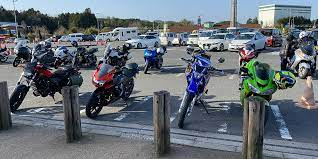
#> input picture images/bikes.png, 318 x 159 px
$ python main.py --image ../images/bikes.png --clusters 3   (older library calls are emulated)
#> lines starting #> are read from the running program, lines starting #| are printed output that depends on the picture
### img_quantisation/utils.py
import cv2
import numpy as np
from sklearn.cluster import MiniBatchKMeans

def quantizer(clusters: int, img_path: str) -> None:
    """Quantizes an image based on a colour palette that K-means creates
    and saves the quantized image on the disk

    Args:
        clusters (int): The number of the clusters i.e. the number of colours
        img_path (str): The path of the input image
    """
#> called with clusters = 3, img_path = '../images/bikes.png'
    # Load the image
    image = cv2.imread(img_path)
#> image is the input picture: shape (159, 318, 3); mean B, G, R 117.6, 109.5, 101.2
    h, w = image.shape[:2]
#> h = 159; w = 318

    # Conversion to L*a*b* gamut for perptual meaning
    image = cv2.cvtColor(image, cv2.COLOR_BGR2LAB)
#> image: shape (159, 318, 3); mean of channels 0, 1, 2 114.5, 127.3, 122.6

    # reshape the image into a feature vector for k-means
    image = image.reshape((image.shape[0] * image.shape[1], 3))

    # Apply K-means and create the quantized image
    clf = MiniBatchKMeans(n_clusters = clusters)
    labels = clf.fit_predict(image)
    quantized = clf.cluster_centers_.astype("uint8")[labels]

    # Reshape the feature vectors to back to images
    quantized = quantized.reshape((h, w, 3))
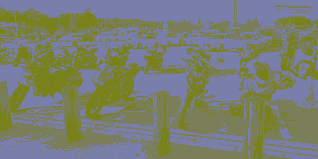
#> quantized: shape (159, 318, 3); mean of channels 0, 1, 2 111.8, 127, 121.8; drawn as B, G, R
    image = image.reshape((h, w, 3))

    # Convert from L*a*b* to RGB
    quantized = cv2.cvtColor(quantized, cv2.COLOR_LAB2BGR, cv2.CV_8U)
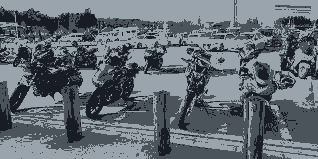
#> quantized: shape (159, 318, 3); mean B, G, R 116, 107.4, 98.9
    image = cv2.cvtColor(image, cv2.COLOR_LAB2BGR, cv2.CV_8U)

    # Save the images on te disk
    cv2.imwrite(f"color_quantization_{clusters}.jpg", np.hstack([image, quantized]))
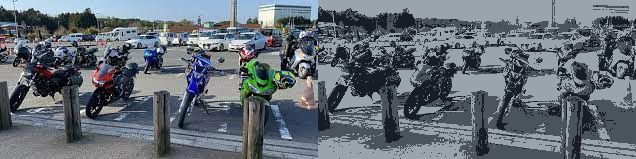
#> saved as color_quantization_3.jpg: shape (159, 636, 3); mean B, G, R 116.9, 108.5, 100.1
    # Display the image
    cv2.imshow("Color Quantization Before & After", np.hstack([image, quantized]))
    cv2.waitKey(0)

### img_quantisation/main.py
import argparse
from utils import quantizer

if __name__ == "__main__":
    # Argument parser construction
    ap = argparse.ArgumentParser()
    ap.add_argument("-i", "--image", required = True, help = "Path to the input image")
    ap.add_argument("-c", "--clusters", required = True, type = int, help = "# of clusters")
    args = vars(ap.parse_args())

    clusters, img_path = args["clusters"], args["image"]
    quantizer(clusters, img_path)

$ run again, on images/school_bus.png
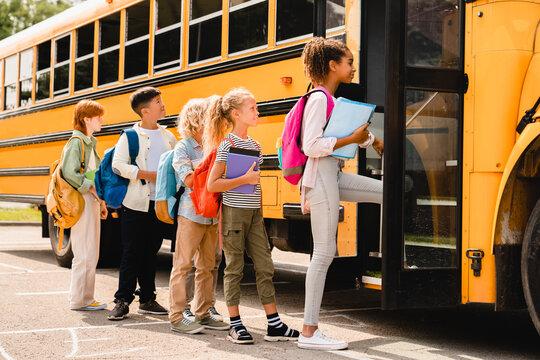
#> input picture images/school_bus.png, 540 x 360 px
#> in quantizer, image is the input picture: shape (360, 540, 3); mean B, G, R 83.5, 113.7, 143
#> in quantizer, `quantized = cv2.cvtColor(quantized, cv2.COLOR_LAB2BGR, cv2.CV_8U)`:
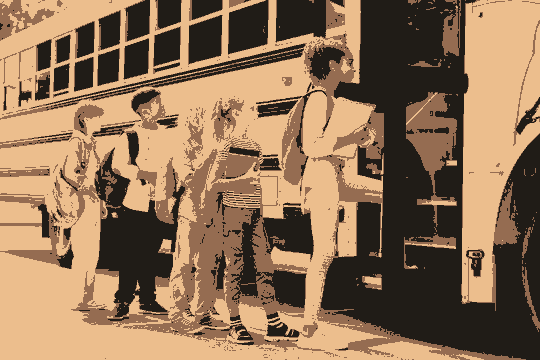
#> quantized: shape (360, 540, 3); mean B, G, R 86.6, 115.4, 145.3
#> in quantizer, `cv2.imwrite(f"color_quantization_{clusters}.jpg", np.hstack([image, qu..`:
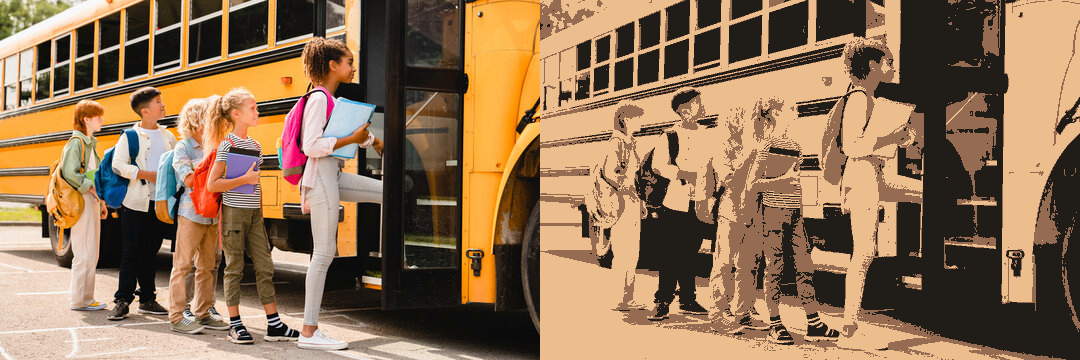
#> saved as color_quantization_3.jpg: shape (360, 1080, 3); mean B, G, R 85, 114.6, 144.2
